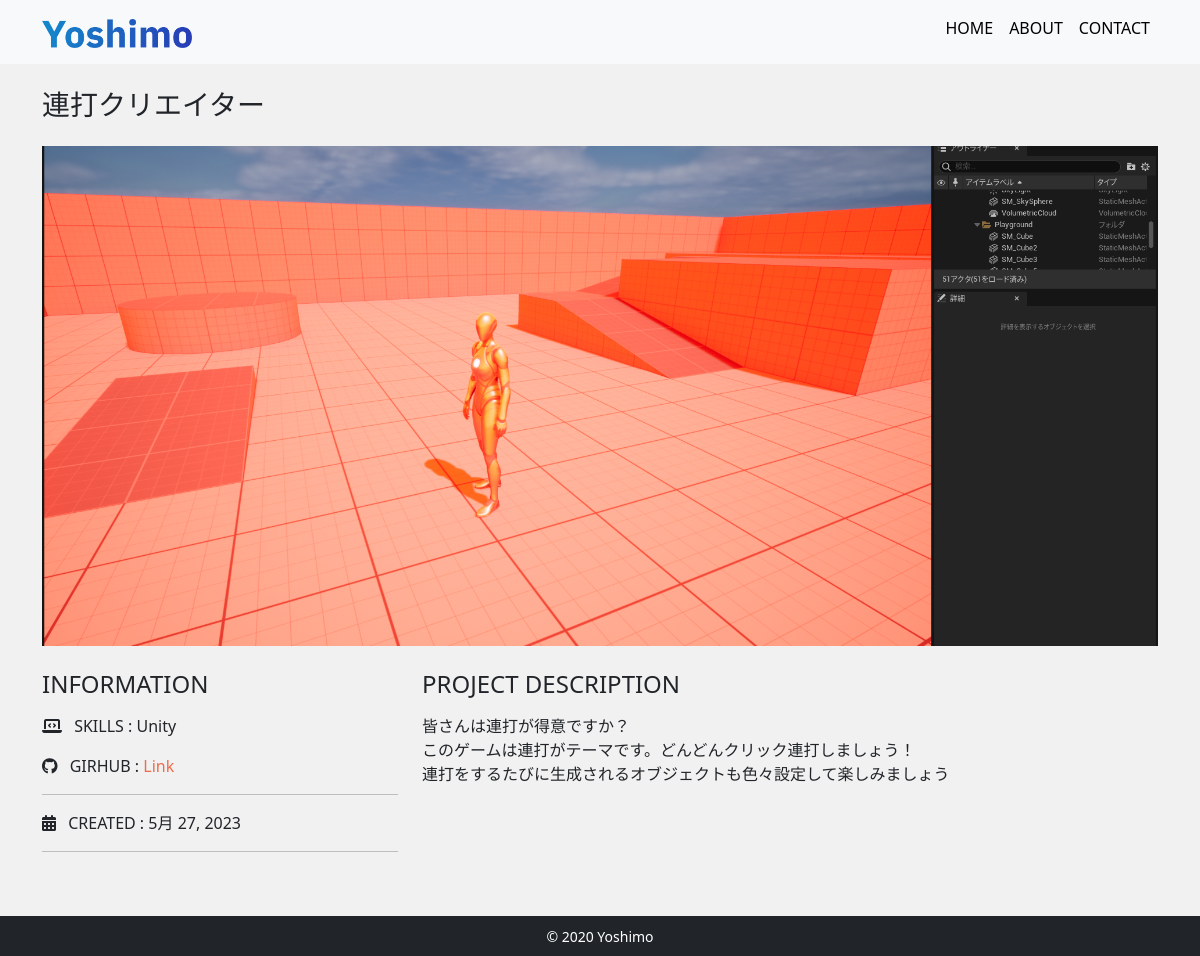
/detail/3, run on the app's committed database.
### app/models.py (models this page shows, shortened)
class Work(models.Model):
    title = models.CharField("タイトル", max_length=100)
    image = models.ImageField(upload_to="images", verbose_name="イメージ画像")
    thumbnail = models.ImageField(
        upload_to="images", verbose_name="サムネイル画像", null=True, blank=True
    )
    skill = models.CharField("スキル", max_length=100)
    url = models.CharField("URL", max_length=100, null=True, blank=True)
    created = models.DateField("作成日")
    description = models.TextField("説明")

### app/views.py (the view)
# urls.py: path("detail/<int:pk>", views.DetailView.as_view(), name="detail"),
class DetailView(View):
    def get(self, request, *args, **kwargs):
        work_data = Work.objects.get(id=self.kwargs["pk"])
        return render(request, "app/detail.html", {"work_data": work_data})

### app/templates/app/detail.html
{% extends 'app/base.html' %}
{% block content %}
    <h3 class="mb-4">{{ work_data.title }}</h3>
    <div class="card top mb-4">
        <img src="{{ work_data.image.url }}" alt="">
    </div>
    <div class="row">
        <div class="col-sm-4 mb-4">
            <h4 class="mb-3">INFORMATION</h4>
            <p>
                <i class="fas fa-laptop-code me-2"></i>
                <span class="font-weight-bolder">SKILLS :</span>
                {{ work_data.skill }}
            </p>
            <p>
                <i class="fa-brands fa-github me-2"></i>
                <span class="font-weight-bolder">GIRHUB :</span>
                {% if work_data.url %}
                    <a href="{{ work_data.url }}" target="_blank" class="link-color">Link</a>
                {% else %}
                    Private
                {% endif %}
            </p>
            <hr>
            <p>
                <i class="fa-solid fa-calendar-days me-2"></i>
                <span class="font-weight-bolder">CREATED :</span>
                {{ work_data.created }}
            </p>
            <hr>
        </div>
        <div class="col-sm-8">
            <h4 class="mb-3">PROJECT DESCRIPTION</h4>
            <p>{{ work_data.description|linebreaks }}</p>
        </div>
    </div>
{% endblock content %}

### app/static/css/style.css (style rules this page uses)
* { margin: 0; padding: 0; box-sizing: border-box; }
body { background: #F1F1F1; display: flex; flex-flow: column; min-height: 100vh; overflow-x: hidden; }
.top img { object-fit: cover; height: 500px; position: relative; }
.top img::before { content: ""; position: absolute; top: 0; left: 0; width: 100px; height: 100px; background: black; z-index: 100; }
.link-color { color: #EE6C4D; text-decoration: none; transition: all 0.3s; }
.card { border: none; }

### data on the page
Work: title "連打クリエイター", image (picture), skill "Unity", created "5月 27, 2023", description "皆さんは連打が得意ですか？ このゲームは連打がテーマです。どんどんクリック連打しましょう！ 連打をするたびに生成されるオブジェクトも色々設定して楽しみましょう"
